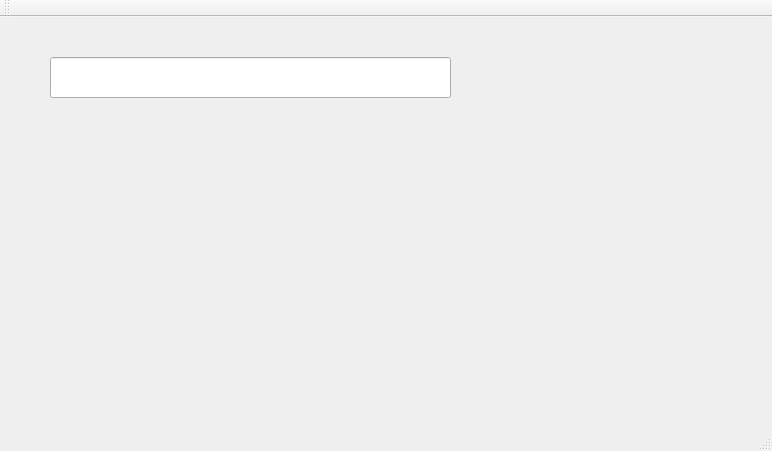
<?xml version="1.0" encoding="UTF-8"?>
<ui version="4.0">
 <class>MainWindow</class>
 <widget class="QMainWindow" name="MainWindow">
  <property name="geometry">
   <rect>
    <x>0</x>
    <y>0</y>
    <width>772</width>
    <height>451</height>
   </rect>
  </property>
  <property name="windowTitle">
   <string>MainWindow</string>
  </property>
  <widget class="QWidget" name="centralWidget">
   <widget class="QLineEdit" name="lineEdit">
    <property name="geometry">
     <rect>
      <x>50</x>
      <y>40</y>
      <width>401</width>
      <height>41</height>
     </rect>
    </property>
   </widget>
  </widget>
  <widget class="QMenuBar" name="menuBar">
   <property name="geometry">
    <rect>
     <x>0</x>
     <y>0</y>
     <width>772</width>
     <height>30</height>
    </rect>
   </property>
  </widget>
  <widget class="QToolBar" name="mainToolBar">
   <attribute name="toolBarArea">
    <enum>TopToolBarArea</enum>
   </attribute>
   <attribute name="toolBarBreak">
    <bool>false</bool>
   </attribute>
  </widget>
  <widget class="QStatusBar" name="statusBar"/>
 </widget>
 <layoutdefault spacing="6" margin="11"/>
 <resources/>
 <connections/>
</ui>
